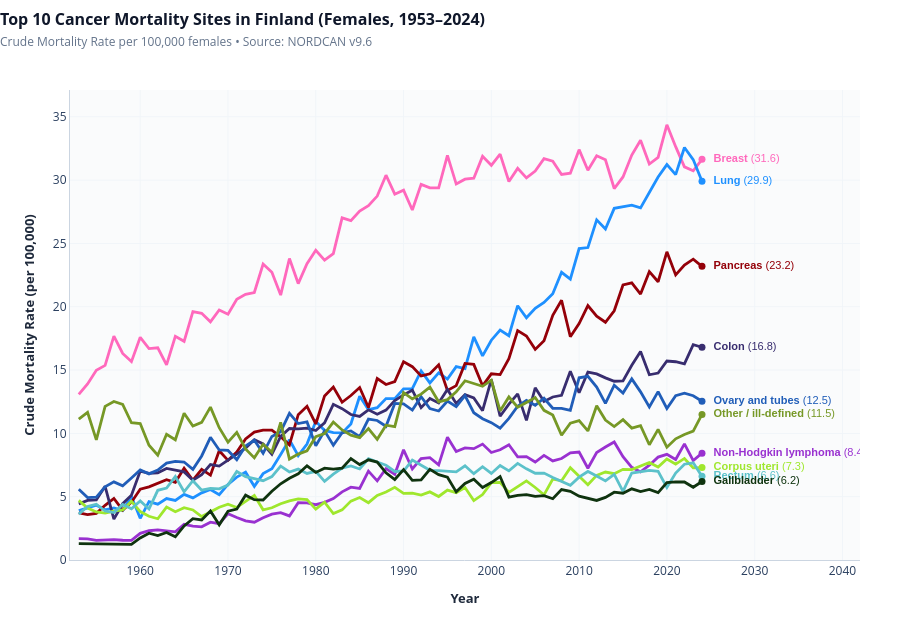

This figure's notebook cell:
### Markdown cell above
## Step 8: Building the Interactive Plotly Trend Chart

We will now build an interactive **Plotly trend chart** corresponding to the final frame of the trendlines animation:
- **Smooth lines** colored according to official NORDCAN color definitions.
- **Direct line endpoint annotations**: Each curve is labeled right at its terminal point (year 2024) so readers don't need to cross-reference a disconnected legend.
- **Enhanced custom hover tooltips**: Displays **Cancer Site**, **Year**, **Crude Mortality Rate (per 100k)**, and **Total Annual Deaths**.
- **Interactive Plotly toolbar**: Zoom, pan, reset, box select, and download as PNG.

### Code cell
# Create Plotly Figure
fig = go.Figure()

# Track unique cancer colors
color_map = {row["cancer_label"]: row["color"] for _, row in df_top10.drop_duplicates("cancer_label").iterrows()}

# Add a trace for each cancer site
for cname in top10_cancer_names:
    csub = df_top10[df_top10["cancer_label"] == cname].sort_values("year")
    if len(csub) == 0:
        continue
        
    color = color_map.get(cname, "#2563eb")
    last_pt = csub.iloc[-1]
    
    # 1. Main Trend Line
    fig.add_trace(go.Scatter(
        x=csub["year"],
        y=csub["crude_rate"],
        mode="lines",
        name=cname,
        line=dict(color=color, width=2.8),
        customdata=list(zip(csub["total"], csub["asr"])),
        hovertemplate=(
            f"<b>{cname}</b><br>"
            "Year: <b>%{x}</b><br>"
            "Crude Mortality Rate: <b>%{y:.1f}</b> per 100k<br>"
            "Total Deaths: <b>%{customdata[0]:,d}</b><br>"
            "ASR (World): <b>%{customdata[1]:.1f}</b> per 100k<extra></extra>"
        ),
        showlegend=False
    ))
    
    # 2. Endpoint Marker + Text Label (Pinned to 2023)
    fig.add_trace(go.Scatter(
        x=[last_pt["year"]],
        y=[last_pt["crude_rate"]],
        mode="markers+text",
        name=cname,
        marker=dict(color=color, size=7, symbol="circle"),
        text=[f"  <b>{cname}</b> ({last_pt['crude_rate']:.1f})"],
        textposition="middle right",
        textfont=dict(size=11, color=color, family="Arial, sans-serif"),
        hoverinfo="skip",
        showlegend=False
    ))

# Layout Configuration
fig.update_layout(
    title=dict(
        text=f"<b>Top 10 Cancer Mortality Sites in Finland (Females, {min_yr}–{max_yr})</b><br><span style='font-size:12px; color:#64748b;'>Crude Mortality Rate per 100,000 females • Source: NORDCAN v9.6</span>",
        x=0.0,
        y=0.96,
        font=dict(size=16, color="#0f172a")
    ),
    xaxis=dict(
        title=dict(text="<b>Year</b>", font=dict(size=13, color="#1e293b")),
        range=[min_yr - 1, max_yr + 18],  # Extra space on right for direct endpoint labels
        dtick=10,
        gridcolor="#f1f5f9",
        showline=True,
        linecolor="#cbd5e1"
    ),
    yaxis=dict(
        title=dict(text="<b>Crude Mortality Rate (per 100,000)</b>", font=dict(size=13, color="#1e293b")),
        range=[0, df_top10["crude_rate"].max() * 1.08],
        gridcolor="#f1f5f9",
        showline=True,
        linecolor="#cbd5e1"
    ),
    paper_bgcolor="white",
    plot_bgcolor="#fafbfc",
    hovermode="closest",
    height=620,
    margin=dict(l=70, r=40, t=90, b=60)
)

fig.show()

### Figure 1 — Plotly figure (JSON) as saved in the notebook; plotly's stock layout.template omitted (floating-point values rounded to 4 significant figures; data arrays with more than 128 entries replaced by an {"elided": "..."} marker saying what was removed)
{"data": [{"customdata": {"elided": "72x2 float values"}, "hovertemplate": "<b>Breast</b><br>Year: <b>%{x}</b><br>Crude Mortality Rate: <b>%{y:.1f}</b> per 100k<br>Total Deaths: <b>%{customdata[0]:,d}</b><br>ASR (World): <b>%{customdata[1]:.1f}</b> per 100k<extra></extra>", "line": {"color": "#FF68BC", "width": 2.8}, "mode": "lines", "name": "Breast", "showlegend": false, "type": "scatter", "x": [1953, 1954, 1955, 1956, 1957, 1958, 1959, 1960, 1961, 1962, 1963, 1964, 1965, 1966, 1967, 1968, 1969, 1970, 1971, 1972, 1973, 1974, 1975, 1976, 1977, 1978, 1979, 1980, 1981, 1982, 1983, 1984, 1985, 1986, 1987, 1988, 1989, 1990, 1991, 1992, 1993, 1994, 1995, 1996, 1997, 1998, 1999, 2000, 2001, 2002, 2003, 2004, 2005, 2006, 2007, 2008, 2009, 2010, 2011, 2012, 2013, 2014, 2015, 2016, 2017, 2018, 2019, 2020, 2021, 2022, 2023, 2024], "y": [13.08, 13.9, 14.98, 15.37, 17.68, 16.31, 15.67, 17.59, 16.69, 16.76, 15.41, 17.67, 17.27, 19.62, 19.48, 18.81, 19.74, 19.41, 20.59, 20.98, 21.12, 23.37, 22.72, 20.92, 23.81, 21.83, 23.4, 24.47, 23.68, 24.2, 27.02, 26.8, 27.56, 27.99, 28.74, 30.39, 28.89, 29.21, 27.64, 29.66, 29.38, 29.39, 31.95, 29.69, 30.07, 30.16, 31.88, 31.17, 32.06, 29.89, 30.93, 30.18, 30.72, 31.69, 31.5, 30.45, 30.55, 32.41, 30.78, 31.92, 31.61, 29.34, 30.25, 31.98, 33.15, 31.27, 31.79, 34.37, 32.64, 31.05, 30.74, 31.64]}, {"hoverinfo": "skip", "marker": {"color": "#FF68BC", "size": 7, "symbol": "circle"}, "mode": "markers+text", "name": "Breast", "showlegend": false, "text": ["  <b>Breast</b> (31.6)"], "textfont": {"color": "#FF68BC", "family": "Arial, sans-serif", "size": 11}, "textposition": "middle right", "type": "scatter", "x": [2024], "y": [31.64]}, {"customdata": {"elided": "72x2 float values"}, "hovertemplate": "<b>Lung</b><br>Year: <b>%{x}</b><br>Crude Mortality Rate: <b>%{y:.1f}</b> per 100k<br>Total Deaths: <b>%{customdata[0]:,d}</b><br>ASR (World): <b>%{customdata[1]:.1f}</b> per 100k<extra></extra>", "line": {"color": "#1E90FF", "width": 2.8}, "mode": "lines", "name": "Lung", "showlegend": false, "type": "scatter", "x": [1953, 1954, 1955, 1956, 1957, 1958, 1959, 1960, 1961, 1962, 1963, 1964, 1965, 1966, 1967, 1968, 1969, 1970, 1971, 1972, 1973, 1974, 1975, 1976, 1977, 1978, 1979, 1980, 1981, 1982, 1983, 1984, 1985, 1986, 1987, 1988, 1989, 1990, 1991, 1992, 1993, 1994, 1995, 1996, 1997, 1998, 1999, 2000, 2001, 2002, 2003, 2004, 2005, 2006, 2007, 2008, 2009, 2010, 2011, 2012, 2013, 2014, 2015, 2016, 2017, 2018, 2019, 2020, 2021, 2022, 2023, 2024], "y": [3.906, 4.094, 4.324, 3.966, 4.108, 3.901, 5.013, 3.292, 4.613, 4.412, 4.853, 4.7, 5.178, 4.907, 5.302, 5.572, 5.157, 5.972, 6.549, 6.93, 5.816, 6.819, 7.208, 8.331, 9.494, 8.247, 9.159, 10.96, 10.23, 10.06, 10.04, 10.74, 12.93, 11.87, 12.03, 12.75, 12.75, 13.52, 13.53, 14.93, 13.99, 14.78, 14.28, 15.27, 15.12, 17.62, 16.12, 17.36, 18.16, 17.71, 20.08, 19.13, 19.88, 20.33, 21.03, 22.72, 22.19, 24.59, 24.68, 26.86, 26.14, 27.77, 27.91, 28.03, 27.81, 29.08, 30.25, 31.22, 30.43, 32.58, 31.62, 29.91]}, {"hoverinfo": "skip", "marker": {"color": "#1E90FF", "size": 7, "symbol": "circle"}, "mode": "markers+text", "name": "Lung", "showlegend": false, "text": ["  <b>Lung</b> (29.9)"], "textfont": {"color": "#1E90FF", "family": "Arial, sans-serif", "size": 11}, "textposition": "middle right", "type": "scatter", "x": [2024], "y": [29.91]}, {"customdata": {"elided": "72x2 float values"}, "hovertemplate": "<b>Pancreas</b><br>Year: <b>%{x}</b><br>Crude Mortality Rate: <b>%{y:.1f}</b> per 100k<br>Total Deaths: <b>%{customdata[0]:,d}</b><br>ASR (World): <b>%{customdata[1]:.1f}</b> per 100k<extra></extra>", "line": {"color": "#940009", "width": 2.8}, "mode": "lines", "name": "Pancreas", "showlegend": false, "type": "scatter", "x": [1953, 1954, 1955, 1956, 1957, 1958, 1959, 1960, 1961, 1962, 1963, 1964, 1965, 1966, 1967, 1968, 1969, 1970, 1971, 1972, 1973, 1974, 1975, 1976, 1977, 1978, 1979, 1980, 1981, 1982, 1983, 1984, 1985, 1986, 1987, 1988, 1989, 1990, 1991, 1992, 1993, 1994, 1995, 1996, 1997, 1998, 1999, 2000, 2001, 2002, 2003, 2004, 2005, 2006, 2007, 2008, 2009, 2010, 2011, 2012, 2013, 2014, 2015, 2016, 2017, 2018, 2019, 2020, 2021, 2022, 2023, 2024], "y": [3.714, 3.583, 3.682, 4.318, 4.858, 3.939, 4.568, 5.592, 5.773, 6.038, 6.34, 6.137, 7.254, 6.301, 7.151, 6.702, 8.632, 7.87, 8.528, 9.566, 10.1, 10.25, 10.26, 9.732, 9.094, 11.47, 12.13, 10.74, 12.96, 13.65, 12.46, 12.99, 13.62, 12.04, 14.33, 13.86, 14.09, 15.65, 15.27, 14.54, 14.71, 15.42, 13.39, 13.77, 15.52, 15.45, 13.76, 14.7, 14.64, 15.89, 18.11, 17.7, 16.63, 17.32, 19.33, 20.51, 17.63, 18.68, 20.1, 19.25, 18.77, 19.68, 21.72, 21.89, 21.0, 22.77, 21.98, 24.33, 22.52, 23.29, 23.76, 23.19]}, {"hoverinfo": "skip", "marker": {"color": "#940009", "size": 7, "symbol": "circle"}, "mode": "markers+text", "name": "Pancreas", "showlegend": false, "text": ["  <b>Pancreas</b> (23.2)"], "textfont": {"color": "#940009", "family": "Arial, sans-serif", "size": 11}, "textposition": "middle right", "type": "scatter", "x": [2024], "y": [23.19]}, {"customdata": {"elided": "72x2 float values"}, "hovertemplate": "<b>Colon</b><br>Year: <b>%{x}</b><br>Crude Mortality Rate: <b>%{y:.1f}</b> per 100k<br>Total Deaths: <b>%{customdata[0]:,d}</b><br>ASR (World): <b>%{customdata[1]:.1f}</b> per 100k<extra></extra>", "line": {"color": "#382d6f", "width": 2.8}, "mode": "lines", "name": "Colon", "showlegend": false, "type": "scatter", "x": [1953, 1954, 1955, 1956, 1957, 1958, 1959, 1960, 1961, 1962, 1963, 1964, 1965, 1966, 1967, 1968, 1969, 1970, 1971, 1972, 1973, 1974, 1975, 1976, 1977, 1978, 1979, 1980, 1981, 1982, 1983, 1984, 1985, 1986, 1987, 1988, 1989, 1990, 1991, 1992, 1993, 1994, 1995, 1996, 1997, 1998, 1999, 2000, 2001, 2002, 2003, 2004, 2005, 2006, 2007, 2008, 2009, 2010, 2011, 2012, 2013, 2014, 2015, 2016, 2017, 2018, 2019, 2020, 2021, 2022, 2023, 2024], "y": [4.429, 4.704, 4.745, 5.82, 3.23, 4.444, 5.113, 7.02, 6.846, 6.889, 7.228, 7.063, 6.958, 6.301, 6.731, 7.539, 7.418, 7.895, 8.385, 8.84, 9.5, 9.164, 8.35, 9.757, 10.38, 10.36, 10.41, 10.22, 10.83, 12.3, 11.95, 11.49, 11.34, 11.86, 11.52, 11.84, 12.58, 13.04, 13.41, 12.03, 12.75, 12.39, 13.47, 12.36, 13.06, 12.8, 11.79, 14.24, 11.35, 12.31, 13.12, 11.02, 13.6, 12.51, 12.87, 13.01, 14.9, 13.21, 14.83, 14.7, 14.38, 14.12, 14.15, 15.38, 16.47, 14.63, 14.76, 15.72, 15.66, 15.49, 17.01, 16.8]}, {"hoverinfo": "skip", "marker": {"color": "#382d6f", "size": 7, "symbol": "circle"}, "mode": "markers+text", "name": "Colon", "showlegend": false, "text": ["  <b>Colon</b> (16.8)"], "textfont": {"color": "#382d6f", "family": "Arial, sans-serif", "size": 11}, "textposition": "middle right", "type": "scatter", "x": [2024], "y": [16.8]}, {"customdata": {"elided": "72x2 float values"}, "hovertemplate": "<b>Ovary and tubes</b><br>Year: <b>%{x}</b><br>Crude Mortality Rate: <b>%{y:.1f}</b> per 100k<br>Total Deaths: <b>%{customdata[0]:,d}</b><br>ASR (World): <b>%{customdata[1]:.1f}</b> per 100k<extra></extra>", "line": {"color": "#205db8", "width": 2.8}, "mode": "lines", "name": "Ovary and tubes", "showlegend": false, "type": "scatter", "x": [1953, 1954, 1955, 1956, 1957, 1958, 1959, 1960, 1961, 1962, 1963, 1964, 1965, 1966, 1967, 1968, 1969, 1970, 1971, 1972, 1973, 1974, 1975, 1976, 1977, 1978, 1979, 1980, 1981, 1982, 1983, 1984, 1985, 1986, 1987, 1988, 1989, 1990, 1991, 1992, 1993, 1994, 1995, 1996, 1997, 1998, 1999, 2000, 2001, 2002, 2003, 2004, 2005, 2006, 2007, 2008, 2009, 2010, 2011, 2012, 2013, 2014, 2015, 2016, 2017, 2018, 2019, 2020, 2021, 2022, 2023, 2024], "y": [5.588, 4.933, 4.972, 5.775, 6.168, 5.857, 6.473, 7.107, 6.802, 7.104, 7.655, 7.786, 7.737, 7.162, 8.218, 9.689, 8.69, 8.651, 7.924, 9.007, 9.459, 8.421, 9.756, 10.13, 11.58, 10.77, 10.91, 9.025, 10.2, 9.062, 10.05, 10.2, 9.736, 11.13, 11.02, 10.56, 12.36, 12.33, 11.84, 12.9, 11.96, 11.77, 12.56, 12.11, 12.99, 11.63, 11.16, 10.85, 10.41, 11.18, 12.14, 12.6, 12.22, 12.77, 11.98, 11.97, 11.81, 14.39, 14.51, 13.65, 12.37, 13.8, 13.18, 14.3, 13.28, 12.09, 13.3, 11.96, 12.98, 13.17, 12.97, 12.54]}, {"hoverinfo": "skip", "marker": {"color": "#205db8", "size": 7, "symbol": "circle"}, "mode": "markers+text", "name": "Ovary and tubes", "showlegend": false, "text": ["  <b>Ovary and tubes</b> (12.5)"], "textfont": {"color": "#205db8", "family": "Arial, sans-serif", "size": 11}, "textposition": "middle right", "type": "scatter", "x": [2024], "y": [12.54]}, {"customdata": {"elided": "72x2 float values"}, "hovertemplate": "<b>Other / ill-defined</b><br>Year: <b>%{x}</b><br>Crude Mortality Rate: <b>%{y:.1f}</b> per 100k<br>Total Deaths: <b>%{customdata[0]:,d}</b><br>ASR (World): <b>%{customdata[1]:.1f}</b> per 100k<extra></extra>", "line": {"color": "#769826", "width": 2.8}, "mode": "lines", "name": "Other / ill-defined", "showlegend": false, "type": "scatter", "x": [1953, 1954, 1955, 1956, 1957, 1958, 1959, 1960, 1961, 1962, 1963, 1964, 1965, 1966, 1967, 1968, 1969, 1970, 1971, 1972, 1973, 1974, 1975, 1976, 1977, 1978, 1979, 1980, 1981, 1982, 1983, 1984, 1985, 1986, 1987, 1988, 1989, 1990, 1991, 1992, 1993, 1994, 1995, 1996, 1997, 1998, 1999, 2000, 2001, 2002, 2003, 2004, 2005, 2006, 2007, 2008, 2009, 2010, 2011, 2012, 2013, 2014, 2015, 2016, 2017, 2018, 2019, 2020, 2021, 2022, 2023, 2024], "y": [11.13, 11.65, 9.49, 12.13, 12.51, 12.29, 10.84, 10.77, 9.061, 8.274, 9.928, 9.494, 11.59, 10.58, 10.86, 12.07, 10.45, 9.298, 10.08, 8.774, 8.065, 9.139, 8.515, 10.86, 7.974, 8.361, 8.623, 9.738, 9.981, 10.89, 10.27, 9.863, 9.665, 10.39, 9.533, 10.65, 10.53, 13.22, 12.73, 13.09, 13.66, 12.49, 12.67, 13.28, 14.16, 13.93, 13.72, 14.2, 11.77, 12.88, 12.06, 12.45, 12.83, 11.82, 11.44, 9.848, 10.8, 11.0, 10.19, 12.18, 11.05, 10.54, 11.08, 10.41, 10.61, 9.104, 10.32, 8.905, 9.57, 9.908, 10.18, 11.5]}, {"hoverinfo": "skip", "marker": {"color": "#769826", "size": 7, "symbol": "circle"}, "mode": "markers+text", "name": "Other / ill-defined", "showlegend": false, "text": ["  <b>Other / ill-defined</b> (11.5)"], "textfont": {"color": "#769826", "family": "Arial, sans-serif", "size": 11}, "textposition": "middle right", "type": "scatter", "x": [2024], "y": [11.5]}, {"customdata": {"elided": "72x2 float values"}, "hovertemplate": "<b>Non-Hodgkin lymphoma</b><br>Year: <b>%{x}</b><br>Crude Mortality Rate: <b>%{y:.1f}</b> per 100k<br>Total Deaths: <b>%{customdata[0]:,d}</b><br>ASR (World): <b>%{customdata[1]:.1f}</b> per 100k<extra></extra>", "line": {"color": "#9931D0", "width": 2.8}, "mode": "lines", "name": "Non-Hodgkin lymphoma", "showlegend": false, "type": "scatter", "x": [1953, 1954, 1955, 1956, 1957, 1958, 1959, 1960, 1961, 1962, 1963, 1964, 1965, 1966, 1967, 1968, 1969, 1970, 1971, 1972, 1973, 1974, 1975, 1976, 1977, 1978, 1979, 1980, 1981, 1982, 1983, 1984, 1985, 1986, 1987, 1988, 1989, 1990, 1991, 1992, 1993, 1994, 1995, 1996, 1997, 1998, 1999, 2000, 2001, 2002, 2003, 2004, 2005, 2006, 2007, 2008, 2009, 2010, 2011, 2012, 2013, 2014, 2015, 2016, 2017, 2018, 2019, 2020, 2021, 2022, 2023, 2024], "y": [1.682, 1.664, 1.556, 1.585, 1.615, 1.559, 1.548, 2.108, 2.311, 2.382, 2.281, 2.227, 2.814, 2.677, 2.622, 2.987, 2.863, 3.654, 3.354, 3.086, 2.987, 3.344, 3.624, 3.736, 3.481, 4.531, 4.519, 4.367, 4.551, 4.848, 5.38, 5.749, 5.655, 7.018, 6.253, 7.217, 6.765, 8.703, 7.189, 8.002, 8.084, 7.518, 9.698, 8.568, 8.85, 8.792, 9.154, 8.49, 8.702, 9.1, 8.145, 8.163, 7.735, 8.266, 7.827, 8.017, 8.462, 8.522, 7.248, 8.488, 8.924, 9.325, 8.164, 7.323, 6.954, 7.487, 8.126, 8.34, 7.936, 9.167, 7.85, 8.437]}, {"hoverinfo": "skip", "marker": {"color": "#9931D0", "size": 7, "symbol": "circle"}, "mode": "markers+text", "name": "Non-Hodgkin lymphoma", "showlegend": false, "text": ["  <b>Non-Hodgkin lymphoma</b> (8.4)"], "textfont": {"color": "#9931D0", "family": "Arial, sans-serif", "size": 11}, "textposition": "middle right", "type": "scatter", "x": [2024], "y": [8.437]}, {"customdata": {"elided": "72x2 float values"}, "hovertemplate": "<b>Corpus uteri</b><br>Year: <b>%{x}</b><br>Crude Mortality Rate: <b>%{y:.1f}</b> per 100k<br>Total Deaths: <b>%{customdata[0]:,d}</b><br>ASR (World): <b>%{customdata[1]:.1f}</b> per 100k<extra></extra>", "line": {"color": "#9FE72D", "width": 2.8}, "mode": "lines", "name": "Corpus uteri", "showlegend": false, "type": "scatter", "x": [1953, 1954, 1955, 1956, 1957, 1958, 1959, 1960, 1961, 1962, 1963, 1964, 1965, 1966, 1967, 1968, 1969, 1970, 1971, 1972, 1973, 1974, 1975, 1976, 1977, 1978, 1979, 1980, 1981, 1982, 1983, 1984, 1985, 1986, 1987, 1988, 1989, 1990, 1991, 1992, 1993, 1994, 1995, 1996, 1997, 1998, 1999, 2000, 2001, 2002, 2003, 2004, 2005, 2006, 2007, 2008, 2009, 2010, 2011, 2012, 2013, 2014, 2015, 2016, 2017, 2018, 2019, 2020, 2021, 2022, 2023, 2024], "y": [4.707, 4.107, 3.792, 3.709, 3.854, 3.958, 4.631, 3.824, 3.453, 3.26, 4.178, 3.816, 4.136, 3.953, 3.428, 3.79, 4.169, 4.41, 4.151, 4.629, 5.103, 3.963, 4.126, 4.44, 4.673, 4.824, 4.771, 4.018, 4.567, 3.66, 3.959, 4.653, 4.935, 4.526, 5.105, 5.366, 5.74, 5.259, 5.273, 5.132, 5.379, 5.015, 5.524, 5.319, 5.723, 4.688, 5.17, 6.106, 6.133, 5.332, 5.773, 6.246, 5.726, 5.148, 6.389, 6.253, 7.293, 6.597, 5.95, 6.688, 6.95, 6.817, 7.158, 7.144, 7.42, 7.701, 7.34, 7.976, 7.572, 8.02, 7.276, 7.302]}, {"hoverinfo": "skip", "marker": {"color": "#9FE72D", "size": 7, "symbol": "circle"}, "mode": "markers+text", "name": "Corpus uteri", "showlegend": false, "text": ["  <b>Corpus uteri</b> (7.3)"], "textfont": {"color": "#9FE72D", "family": "Arial, sans-serif", "size": 11}, "textposition": "middle right", "type": "scatter", "x": [2024], "y": [7.302]}, {"customdata": {"elided": "72x2 float values"}, "hovertemplate": "<b>Rectum</b><br>Year: <b>%{x}</b><br>Crude Mortality Rate: <b>%{y:.1f}</b> per 100k<br>Total Deaths: <b>%{customdata[0]:,d}</b><br>ASR (World): <b>%{customdata[1]:.1f}</b> per 100k<extra></extra>", "line": {"color": "#5cc1ca", "width": 2.8}, "mode": "lines", "name": "Rectum", "showlegend": false, "type": "scatter", "x": [1953, 1954, 1955, 1956, 1957, 1958, 1959, 1960, 1961, 1962, 1963, 1964, 1965, 1966, 1967, 1968, 1969, 1970, 1971, 1972, 1973, 1974, 1975, 1976, 1977, 1978, 1979, 1980, 1981, 1982, 1983, 1984, 1985, 1986, 1987, 1988, 1989, 1990, 1991, 1992, 1993, 1994, 1995, 1996, 1997, 1998, 1999, 2000, 2001, 2002, 2003, 2004, 2005, 2006, 2007, 2008, 2009, 2010, 2011, 2012, 2013, 2014, 2015, 2016, 2017, 2018, 2019, 2020, 2021, 2022, 2023, 2024], "y": [3.621, 4.225, 4.408, 3.869, 3.746, 4.38, 4.042, 4.66, 4.024, 5.504, 5.682, 6.587, 5.39, 6.259, 5.512, 5.656, 5.618, 5.913, 6.993, 6.58, 6.422, 6.266, 6.583, 7.422, 6.953, 7.179, 6.835, 7.008, 6.213, 6.782, 7.263, 7.425, 7.189, 7.996, 7.74, 7.484, 6.992, 7.028, 7.886, 7.5, 7.085, 7.059, 7.02, 6.962, 7.438, 6.816, 7.37, 6.838, 7.466, 7.039, 7.627, 7.197, 6.854, 6.867, 6.507, 6.223, 5.903, 6.546, 6.993, 6.637, 6.248, 6.767, 5.412, 6.871, 6.969, 7.072, 6.996, 5.732, 6.865, 7.565, 7.673, 6.604]}, {"hoverinfo": "skip", "marker": {"color": "#5cc1ca", "size": 7, "symbol": "circle"}, "mode": "markers+text", "name": "Rectum", "showlegend": false, "text": ["  <b>Rectum</b> (6.6)"], "textfont": {"color": "#5cc1ca", "family": "Arial, sans-serif", "size": 11}, "textposition": "middle right", "type": "scatter", "x": [2024], "y": [6.604]}, {"customdata": {"elided": "72x2 float values"}, "hovertemplate": "<b>Gallbladder</b><br>Year: <b>%{x}</b><br>Crude Mortality Rate: <b>%{y:.1f}</b> per 100k<br>Total Deaths: <b>%{customdata[0]:,d}</b><br>ASR (World): <b>%{customdata[1]:.1f}</b> per 100k<extra></extra>", "line": {"color": "#0f330f", "width": 2.8}, "mode": "lines", "name": "Gallbladder", "showlegend": false, "type": "scatter", "x": [1953, 1954, 1955, 1956, 1957, 1958, 1959, 1960, 1961, 1962, 1963, 1964, 1965, 1966, 1967, 1968, 1969, 1970, 1971, 1972, 1973, 1974, 1975, 1976, 1977, 1978, 1979, 1980, 1981, 1982, 1983, 1984, 1985, 1986, 1987, 1988, 1989, 1990, 1991, 1992, 1993, 1994, 1995, 1996, 1997, 1998, 1999, 2000, 2001, 2002, 2003, 2004, 2005, 2006, 2007, 2008, 2009, 2010, 2011, 2012, 2013, 2014, 2015, 2016, 2017, 2018, 2019, 2020, 2021, 2022, 2023, 2024], "y": [1.298, 1.284, 1.271, 1.258, 1.246, 1.237, 1.228, 1.742, 2.12, 1.935, 2.179, 1.827, 2.687, 3.269, 3.168, 3.866, 2.78, 3.855, 4.017, 5.121, 4.763, 4.739, 5.424, 6.021, 6.455, 6.804, 7.436, 6.919, 7.253, 7.176, 7.255, 8.012, 7.537, 7.909, 7.732, 6.888, 6.358, 7.137, 6.289, 6.335, 7.154, 6.745, 6.539, 5.38, 6.049, 6.377, 5.722, 6.113, 6.592, 4.964, 5.105, 5.167, 5.024, 5.081, 4.84, 5.559, 5.425, 5.037, 4.871, 4.705, 4.939, 5.354, 5.275, 5.623, 5.4, 5.576, 5.322, 6.11, 6.173, 6.161, 5.744, 6.202]}, {"hoverinfo": "skip", "marker": {"color": "#0f330f", "size": 7, "symbol": "circle"}, "mode": "markers+text", "name": "Gallbladder", "showlegend": false, "text": ["  <b>Gallbladder</b> (6.2)"], "textfont": {"color": "#0f330f", "family": "Arial, sans-serif", "size": 11}, "textposition": "middle right", "type": "scatter", "x": [2024], "y": [6.202]}], "layout": {"height": 620, "hovermode": "closest", "margin": {"b": 60, "l": 70, "r": 40, "t": 90}, "paper_bgcolor": "white", "plot_bgcolor": "#fafbfc", "title": {"font": {"color": "#0f172a", "size": 16}, "text": "<b>Top 10 Cancer Mortality Sites in Finland (Females, 1953–2024)</b><br><span style='font-size:12px; color:#64748b;'>Crude Mortality Rate per 100,000 females • Source: NORDCAN v9.6</span>", "x": 0, "y": 0.96}, "xaxis": {"dtick": 10, "gridcolor": "#f1f5f9", "linecolor": "#cbd5e1", "range": [1952, 2042], "showline": true, "title": {"font": {"color": "#1e293b", "size": 13}, "text": "<b>Year</b>"}}, "yaxis": {"gridcolor": "#f1f5f9", "linecolor": "#cbd5e1", "range": [0, 37.12], "showline": true, "title": {"font": {"color": "#1e293b", "size": 13}, "text": "<b>Crude Mortality Rate (per 100,000)</b>"}}}}
